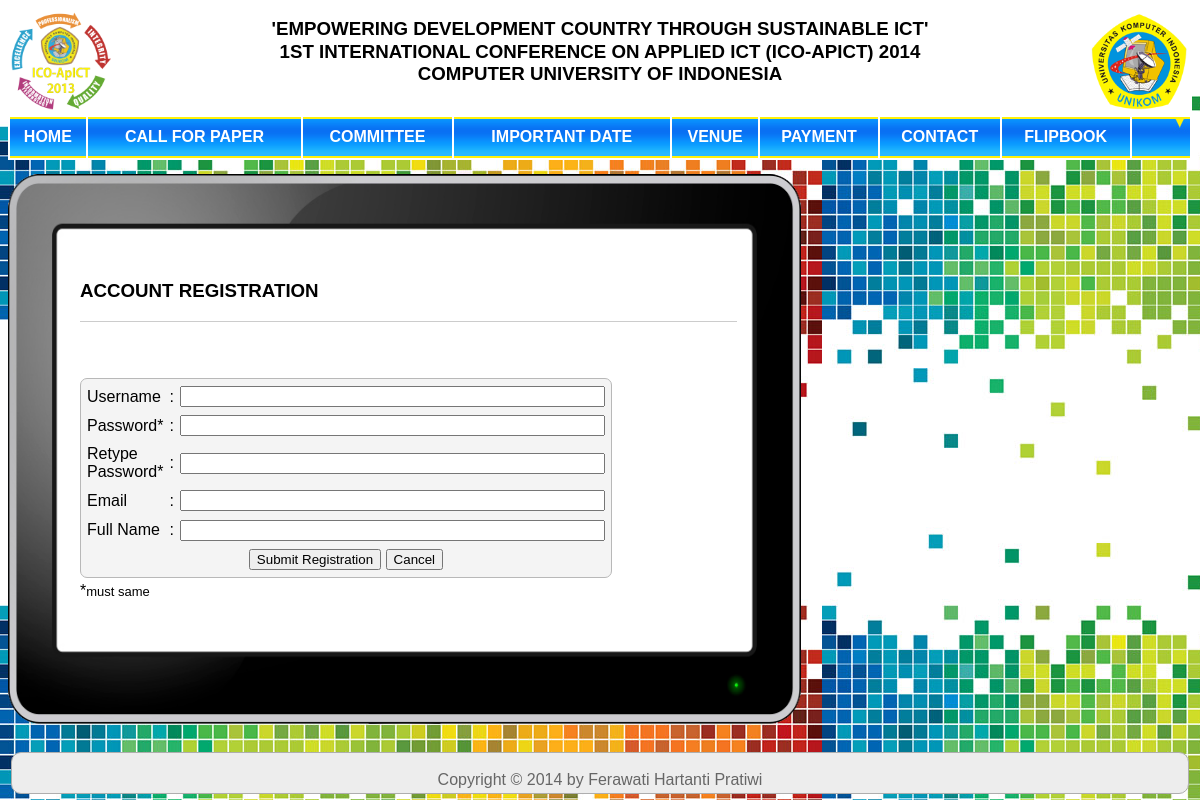
Page /daftar_akun.php on the committed database.
### tables this page shows
CREATE TABLE IF NOT EXISTS `cms_header` (
  `id_header` int(11) NOT NULL AUTO_INCREMENT,
  `tema_acara` varchar(100) DEFAULT NULL,
  `nama_acara` varchar(100) DEFAULT NULL,
  `akronim` varchar(25) DEFAULT NULL,
  `tempat_acara` varchar(100) DEFAULT NULL,
  `id_tahun` int(11) DEFAULT NULL,
  `logo_satu` varchar(100) DEFAULT NULL,
  `logo_dua` varchar(100) DEFAULT NULL,
  `id_pengguna` int(11) DEFAULT NULL,
  PRIMARY KEY (`id_header`),
  KEY `id_tahun` (`id_tahun`),
  KEY `id_pengguna` (`id_pengguna`)
);

CREATE TABLE IF NOT EXISTS `cms_tahun` (
  `id_tahun` int(11) NOT NULL AUTO_INCREMENT,
  `bil_tahun` char(4) NOT NULL,
  `kode_aktif` enum('0','1') NOT NULL DEFAULT '0',
  `tgl_akhir` date DEFAULT '0000-00-00',
  PRIMARY KEY (`id_tahun`),
  UNIQUE KEY `bil_tahun` (`bil_tahun`)
);

CREATE TABLE IF NOT EXISTS `cms_menu` (
  `id_menu` int(11) NOT NULL AUTO_INCREMENT,
  `nama_menu` varchar(20) DEFAULT NULL,
  `link_file` varchar(100) DEFAULT NULL,
  `ext` varchar(10) DEFAULT 'php',
  `title` varchar(200) DEFAULT NULL,
  `isi` text,
  `id_order_urutan` int(11) DEFAULT NULL,
  `kode_aktif` enum('0','1') DEFAULT '0',
  `date` date DEFAULT NULL,
  `id_pengguna` int(11) DEFAULT NULL,
  PRIMARY KEY (`id_menu`),
  KEY `id_order_urutan` (`id_order_urutan`),
  KEY `id_pengguna` (`id_pengguna`)
);

CREATE TABLE IF NOT EXISTS `cms_template` (
  `id_template` int(11) NOT NULL AUTO_INCREMENT,
  `isi_template` varchar(300) DEFAULT NULL,
  `urutan_tampil` int(11) DEFAULT NULL,
  `kode_aktif` enum('0','1') DEFAULT NULL,
  `kode_template` char(1) DEFAULT NULL,
  `id_pengguna` int(11) DEFAULT NULL,
  PRIMARY KEY (`id_template`),
  KEY `id_pengguna` (`id_pengguna`)
);

CREATE TABLE IF NOT EXISTS `cms_footer` (
  `id_footer` int(11) NOT NULL AUTO_INCREMENT,
  `copyright` varchar(50) DEFAULT NULL,
  `id_tahun` int(11) DEFAULT NULL,
  `id_pengguna` int(11) DEFAULT NULL,
  PRIMARY KEY (`id_footer`),
  KEY `id_tahun` (`id_tahun`),
  KEY `id_pengguna` (`id_pengguna`)
);

### daftar_akun.php (the view, shortened to what this page needs)
<?php
	$sql = "select * from cms_template where kode_aktif=1 and urutan_tampil=1";
	$res = mysql_query($sql);
	while($select_result = mysql_fetch_array($res))
	{
		$satu=$select_result['isi_template'];
	}
if(isset($_SESSION['login_member']))
{
	if(($_SESSION['login_member']==true)&&($_SESSION['aktif']=="1"))
	{
		include("redirectview_index.php");
		echo "<meta http-equiv='refresh' content='1;url=peserta/index.php'>";
	}
	else if(($_SESSION['login_member']==true)&&($_SESSION['aktif']=="2"))
	{
		include("redirectview_index.php");
		echo "<meta http-equiv='refresh' content='1;url=admin/index.php'>";
	}
	else if(($_SESSION['login_member']==true)&&($_SESSION['aktif']=="3"))
	{
		include("redirectview_index.php");
		echo "<meta http-equiv='refresh' content='1;url=panitia/index.php'>";
	}
	else if(($_SESSION['login_member']==true)&&($_SESSION['aktif']=="4"))
	{
		include("redirectview_index.php");
		echo "<meta http-equiv='refresh' content='1;url=reviewer/index.php'>";
	}
	else if(($_SESSION['login_member']==true)&&($_SESSION['aktif']=="5"))
	{
		include("redirectview_index.php");
		echo "<meta http-equiv='refresh' content='1;url=pimpinan/index.php'>";
	}
}
else
{
?>
<html>
	<head>
		<link type="text/css" href="css/css.css" rel="stylesheet">
    </head>
    <body background="gambar/<?php echo "$satu"; ?>" onLoad="self.focus();document.form1.username.focus()">
		<?php include ('header.php');
			$sql = "select * from cms_template where kode_aktif=1 and urutan_tampil=2";
			$res = mysql_query($sql);
			while($select_result = mysql_fetch_array($res))
			{
				$dua=$select_result['isi_template'];
			}
			echo "$dua";
				$sql = "select * from cms_template where kode_aktif=1 and urutan_tampil=3";
				$res = mysql_query($sql);
				while($select_result = mysql_fetch_array($res))
				{
					$tiga=$select_result['isi_template'];
				}
				echo "$tiga";?>
				ACCOUNT REGISTRATION
				<?php
				$sql = "select * from cms_template where kode_aktif=1 and urutan_tampil=13";
				$res = mysql_query($sql);
				while($select_result = mysql_fetch_array($res))
				{
					$tigabelas=$select_result['isi_template'];
				}
				echo "$tigabelas";?>
											<form action="" method="post" name="form1">
												<table width=75% height=50% border="0" cellspacing="2" cellpadding="2">
      												<tr>
        												<td>Username</td>
        												<td>:</td>
        												<td>
															<input name="username" type="text" class="input_username" size="50" maxlength="20"/>
														</td>
													</tr>
      												<tr>
        												<td>Password*</td>
        												<td>:</td>
        												<td>
															<input name="password" type="password" class="input_password"  size="50" maxlength="50"/>
														</td>
      												</tr>
      												<tr>
        												<td>Retype Password*</td>
        												<td>:</td>
        												<td>
															<input name="repassword" type="password" class="input_repassword"  size="50" maxlength="50"/>
														</td>
      												</tr>
													<tr>
       													<td>Email</td>
        												<td>:</td>
        												<td>
        													<input name="email" type="text" class="input_email" size="50" maxlength="50"/>
        												</td>
      												</tr>
      												<tr>
        												<td>Full Name</td>
        												<td>:</td>
        												<td>
															<input name="nama_lengkap" type="text" class="input_nama_lengkap" size="50" maxlength="100"/>
														</td>
      												</tr>
      												<tr>
        												<td colspan="3" align="center">
															<input type="submit" class='tombol' value="Submit Registration" onClick="return aksi_daftar();"/>
        													<input type="button" onClick="javascript:history.back()" value="Cancel" class="tombol" title="Back to previous page">
															<?php
				$sql = "select * from cms_template where kode_aktif=1 and urutan_tampil=7";
				$res = mysql_query($sql);
				while($select_result = mysql_fetch_array($res))
				{
					$tujuh=$select_result['isi_template'];
				}
				echo "$tujuh";
				echo "*<font size='-1'>must same</font>";?>
											</form>
											<?php
				$sql = "select * from cms_template where kode_aktif=1 and urutan_tampil=14";
				$res = mysql_query($sql);
				while($select_result = mysql_fetch_array($res))
				{
					$empatbelas=$select_result['isi_template'];
				}
				echo "$empatbelas";
				$sql = "select * from cms_template where kode_aktif=1 and urutan_tampil=7";
				$res = mysql_query($sql);
				while($select_result = mysql_fetch_array($res))
				{
					$tujuh=$select_result['isi_template'];
				}
				echo "$tujuh";?>
		<?php include('footer.php'); ?>
	</body>
</html>
<?php
}
?>

### header.php (shortened to what this page needs)
<table width=100% border="0" bgcolor="#FFFFFF">
	<tr>
			<?php
				if(isset($_SESSION['login_member']))
				{
					if(($_SESSION['login_member']==true)&&($_SESSION['aktif']=="1")||($_SESSION['aktif']=="2")||($_SESSION['aktif']=="3")||($_SESSION['aktif']=="4")||($_SESSION['aktif']=="5"))
						{
							$link=koneksi_db();
							$sql2 = "select * from cms_header,cms_tahun
									where cms_header.id_tahun=cms_tahun.id_tahun
									and cms_tahun.kode_aktif='1'";
							$res2 = mysql_query($sql2);
								while($select_result2 = mysql_fetch_array($res2))
								{
									$tema_acara=$select_result2['tema_acara'];
									$uptema=strtoupper($tema_acara);
									$nama_acara=$select_result2['nama_acara'];
									$upnama=strtoupper($nama_acara);
									$tahun=$select_result2['bil_tahun'];
									$tempat=$select_result2['tempat_acara'];
									$uptempat=strtoupper($tempat);
									$logo_satu=$select_result2['logo_satu'];
									$logo_dua=$select_result2['logo_dua'];
									$akronim=$select_result2['akronim'];
									$upakronim=strtoupper($akronim);
								echo "
									<td align='left'><img src='../logo/$logo_satu' width='100' title='Logo Acara' /></td>
									<td align='center'>
										<h3><b>'$uptema'<br>$upnama&nbsp;($upakronim)&nbsp;$tahun<br>$uptempat</b></h3>
									</td>
									<td align='right'><img src='../logo/$logo_dua' width='100' title='Logo Universitas' /></td>";
								}
						}
				}
				else
				{
							$sql2 = "select * from cms_header,cms_tahun
									where cms_header.id_tahun=cms_tahun.id_tahun
									and cms_tahun.kode_aktif='1'";
							$res2 = mysql_query($sql2);
								while($select_result2 = mysql_fetch_array($res2))
								{
									$tema_acara=$select_result2['tema_acara'];
									$uptema=strtoupper($tema_acara);
									$nama_acara=$select_result2['nama_acara'];
									$upnama=strtoupper($nama_acara);
									$tahun=$select_result2['bil_tahun'];
									$tempat=$select_result2['tempat_acara'];
									$uptempat=strtoupper($tempat);
									$logo_satu=$select_result2['logo_satu'];
									$logo_dua=$select_result2['logo_dua'];
									$akronim=$select_result2['akronim'];
									$upakronim=strtoupper($akronim);
								echo "
									<td align='kiri'><img src='logo/$logo_satu' width='100' title='Logo Acara' /></td>
									<td align='center'>
										<h3><b>'$uptema'<br>$upnama&nbsp;($upakronim)&nbsp;$tahun<br>$uptempat</b></h3>
									</td>
									<td align='right'><img src='logo/$logo_dua' width='100' title='Logo Universitas' /></td>";
								}
				}
			?>
	</tr>
</table>
<table width=100% bgcolor="#FFFFFF">
	<tr align="center">
			<?php
				if(isset($_SESSION['login_member']))
				{
					if(($_SESSION['login_member']==true)&&($_SESSION['aktif']=="1")||($_SESSION['aktif']=="2")||($_SESSION['aktif']=="3")||($_SESSION['aktif']=="4")||($_SESSION['aktif']=="5"))
					{
							$nama_pengguna=$_SESSION['nama_pengguna'];
							$ucnama=ucwords($nama_pengguna);
							echo "
							<td align='left' background='../gambar/headerbg_2.jpg' style='border-top: 5px solid #F3F3F3;'>Welcome, ";echo $ucnama; echo"</td>
							";
							if ($_SESSION['aktif']=="1") {
								$id=$_SESSION['id_pengguna'];
								$query="select * from cms_peserta
										where cms_peserta.id_pengguna='$id'
										and kategori_peserta is not null";
								$res_query = mysql_query($query);
								$banyakrecord=mysql_num_rows($res_query);
								if($banyakrecord>0)
								{
									echo "<td background='../gambar/blockdefault.gif' width=5% height='40' align='center'><a href='index.php'><b><font color='#FFFFFF'>Home</font></b></a></td>";
									echo "<td background='../gambar/blockdefault.gif' width=5% height='40' align='center'><a href='../logout.php'><b><font color='#FFFFFF'>LOG OUT</font></b></a></td>";
								}
								else
								{
									echo "<td background='../gambar/blockdefault.gif' width=5% height='40' align='center'><a href='../logout.php'><b><font color='#FFFFFF'>LOG OUT</font></b></a></td>";
								}
						}
						else
						{
								echo "<td background='../gambar/blockdefault.gif' width=5% height='40' align='center'><a href='index.php'><b><font color='#FFFFFF'>Home</font></b></a></td>";
								echo "<td background='../gambar/blockdefault.gif' width=5% height='40' align='center'><a href='../logout.php'><b><font color='#FFFFFF'>LOG OUT</font></b></a></td>";
						}
					}
				}
				else
				{
					$sql4 = "select * from cms_menu,cms_order_urutan
							where cms_menu.id_order_urutan=cms_order_urutan.id_order_urutan
							and cms_menu.kode_aktif='1'
							order by cms_menu.id_order_urutan";
					$res4 = mysql_query($sql4);
					while($select_result4 = mysql_fetch_array($res4))
					{
						$menu=$select_result4['nama_menu'];
						$link=$select_result4['link_file'];
						$ext=$select_result4['ext'];
					echo "<td background='gambar/headerbg.jpg' height='41'>
					<a href='$link.$ext'><b><font color='white'>";echo strtoupper($menu); echo"</font></b></a></td>";
					}
					echo "<td background='gambar/headerbg_4.jpg' width=5% height='40' align='center'></td>
					";
				}
			?>
	</tr>
</table>
<br>

### footer.php (shortened to what this page needs)
<?php
if(!isset($_SESSION['login_member']))
{
?>
<br />
<table width=100% align="center">
	<tr>
		<td align="center">
			<div id="i-footer">
			<?php
				$sql = "select * from cms_footer,cms_tahun
				where cms_footer.id_tahun=cms_tahun.id_tahun
				and cms_tahun.kode_aktif='1'";
				$res = mysql_query($sql);
				while($select_result = mysql_fetch_array($res))
				{
					$copy=$select_result['copyright'];
					$uccopy=ucwords($copy);
					$tahun=$select_result['bil_tahun'];
					echo "<div id='footer-center'><br />Copyright &copy; $tahun by $uccopy</div>";
				}
			?>
			</div>
		</td>
	</tr>
</table>
<?php
}
?>

### css/css.css (style rules this page uses)
body { font-family:Verdana, Geneva, Arial, Helvetica, sans-serif; font-size:12px; }
.monitor { width:100%; height:550px; background:url(../gambar/monitor.png) no-repeat left; background-size:67% 100%; }
.hidden-scrollbar { background-color:#FFFFFF; border:0px solid #666; color:#000000; overflow:hidden; width:81%; text-align:left; position:static; height:400px; }
.hidden-scrollbar .inner { height:400px; overflow:auto; margin:10px -300px 10px 10px; padding-right:300px; }
#i-footer { width:auto; height:40px; border:#aeaeae solid 1px; background:#ededed; margin: 20px auto auto auto; color:#666; -moz-border-radius:10px; -webkit-border-radius:10px; }
#footer-center { float:none; text-align:center; }
a { text-decoration:none; border:none; color:#0066FF; }
#content { width:100%; margin-top:5px; padding: 0px; text-align:left; }
#left-side { width:100%; float:left; }
#left-side table { border:#b8b8b8 solid 1px; padding:2px; margin:4px 0px; background:#f4f4f4; -moz-border-radius:7px; -webkit-border-radius:7px; }
#profile { text-align:left; min-height:323px; padding-right:5px; }
h1,h2,h3,h4,h5,h6 { font-weight: normal; line-height: 1.2; }
hr { border: 0px; border-top: 1px solid #ccc; }

### rows in the picture
cms_header: logo_satu (picture), tema_acara "EMPOWERING DEVELOPMENT COUNTRY THROUGH SUSTAINABLE ICT", nama_acara "1ST INTERNATIONAL CONFERENCE ON APPLIED ICT", akronim "ICO-APICT", id_tahun.bil_tahun "2014", tempat_acara "COMPUTER UNIVERSITY OF INDONESIA", logo_dua (picture)
cms_menu: nama_menu "HOME"
cms_menu: nama_menu "CALL FOR PAPER"
cms_menu: nama_menu "COMMITTEE"
cms_menu: nama_menu "IMPORTANT DATE"
cms_menu: nama_menu "VENUE"
cms_menu: nama_menu "PAYMENT"
cms_menu: nama_menu "CONTACT"
cms_menu: nama_menu "FLIPBOOK"
cms_footer: id_tahun.bil_tahun "2014", copyright "Ferawati Hartanti Pratiwi"
